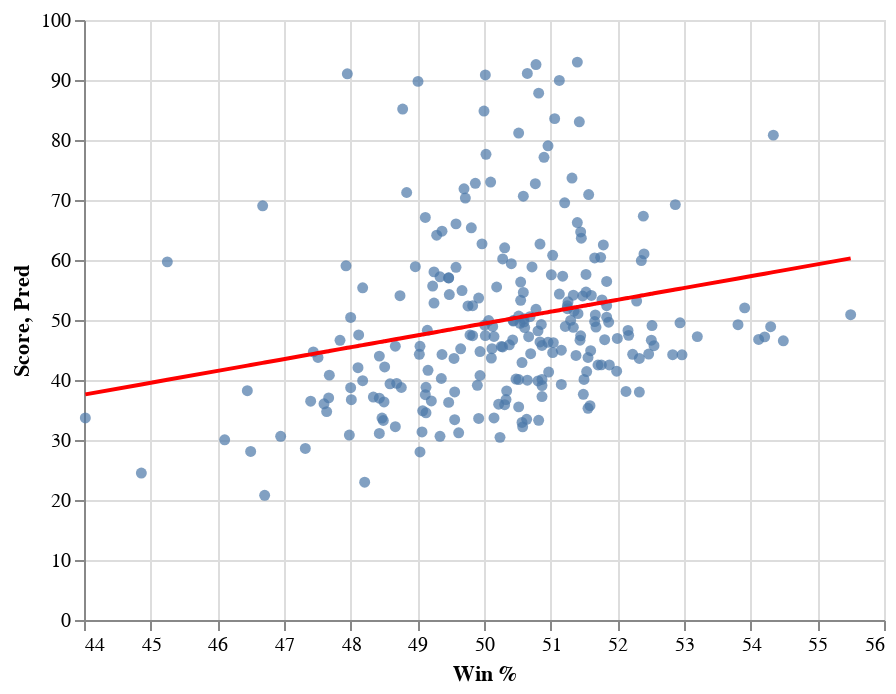

The code cell stored with this chart in its notebook:
### Code cell
c4 = alt.Chart(df).mark_circle().encode(
    x = alt.X("Win %", scale=alt.Scale(zero=False)),
    y = "Score"
)

c5 = alt.Chart(df).mark_line(color="red").encode(
    alt.X("Win %", scale=alt.Scale(zero=False)),
    y = "Pred"
)

c4 + c5

### Figure 1 — Vega-Lite specification as saved in the notebook (floating-point values rounded to 4 significant figures; data arrays with more than 128 entries replaced by an {"elided": "..."} marker saying what was removed)
{"config": {"view": {"continuousWidth": 400, "continuousHeight": 300}}, "layer": [{"mark": "circle", "encoding": {"x": {"field": "Win %", "scale": {"zero": false}, "type": "quantitative"}, "y": {"field": "Score", "type": "quantitative"}}}, {"mark": {"type": "line", "color": "red"}, "encoding": {"x": {"field": "Win %", "scale": {"zero": false}, "type": "quantitative"}, "y": {"field": "Pred", "type": "quantitative"}}}], "data": {"name": "data-ea8391577fd9492747255e5e6b45b604"}, "$schema": "https://vega.github.io/schema/vega-lite/v4.17.0.json", "datasets": {"data-ea8391577fd9492747255e5e6b45b604": {"elided": "247 records"}}}
